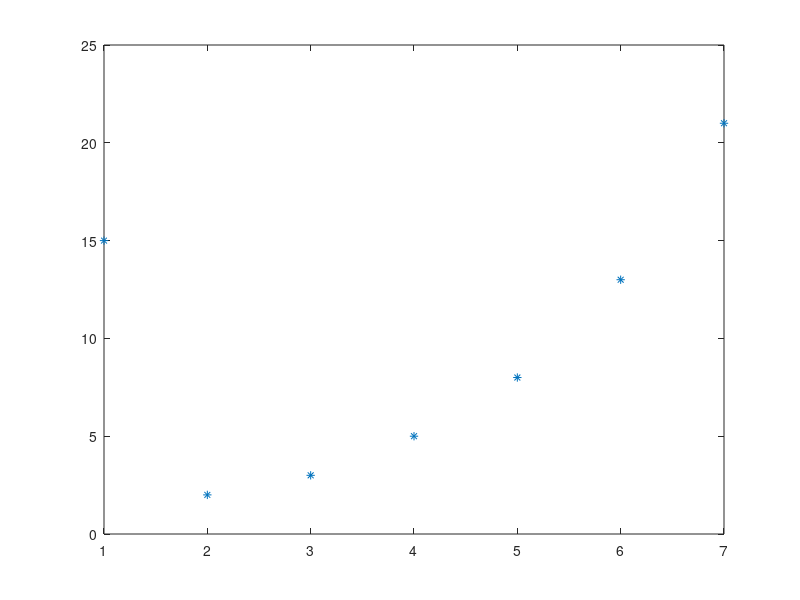

Source code (MATLAB):
n = 15;
n1 = 1
n2 = 1
f = 0;

vet = [n];

while(f < n)
  f = n1 + n2
  n1 = n2;
  n2 = f;
  vet =[vet f];
end

plot(vet, '*')